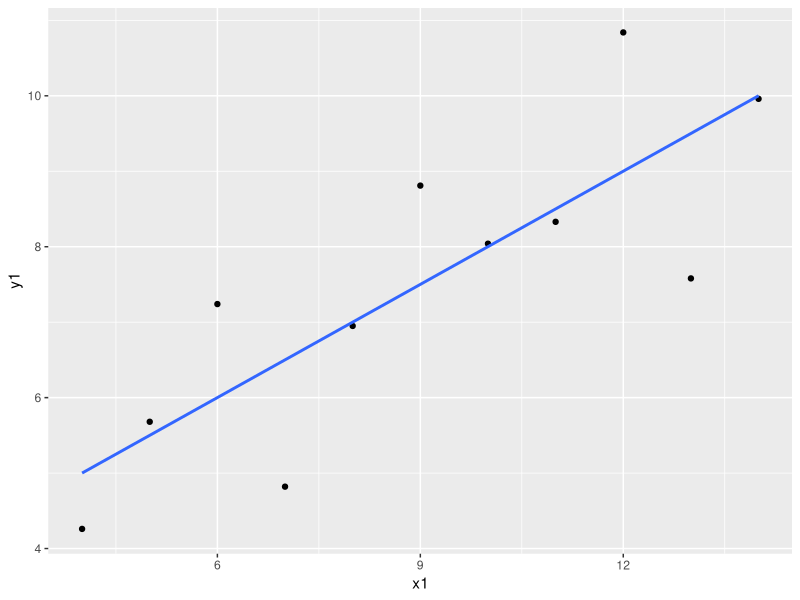
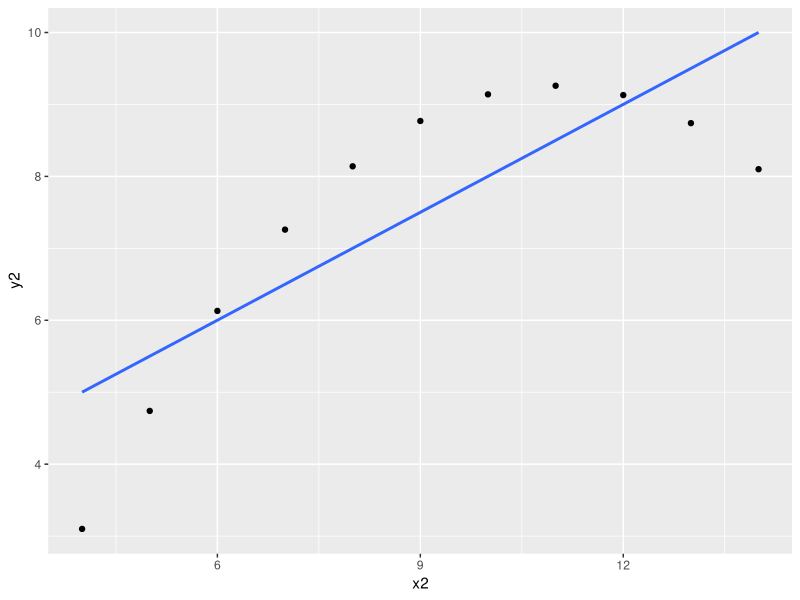
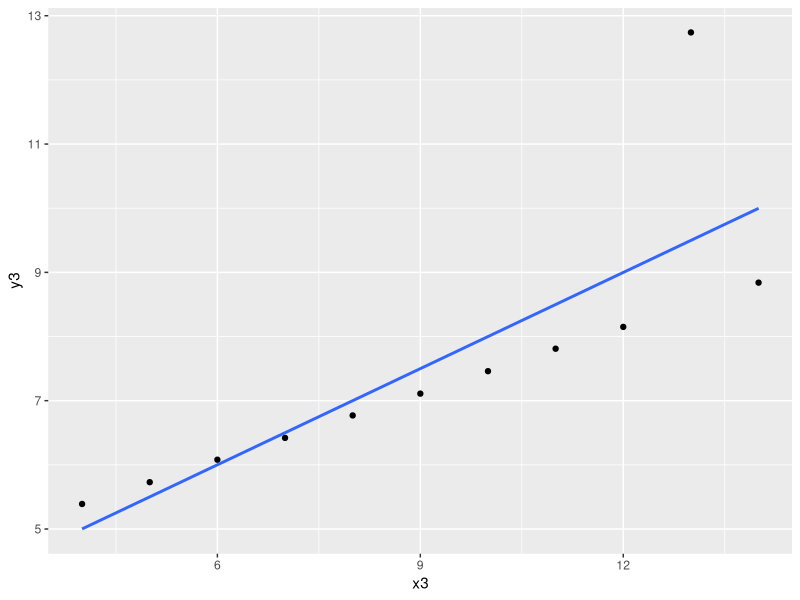
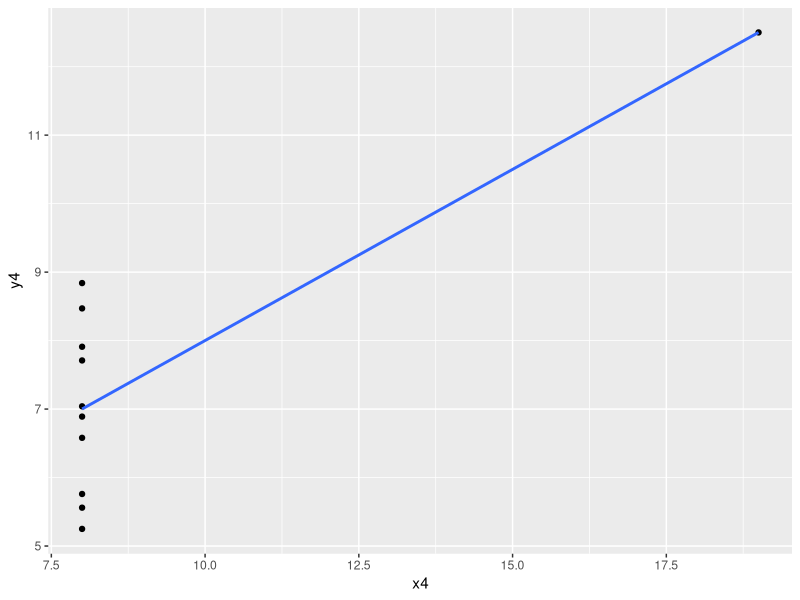

These charts were generated, in order, by the following R code:
library(tidyverse)

anscombe

summary(anscombe)

ggplot(anscombe, aes(x1, y1)) +
  geom_point() +
  geom_smooth(method = "lm", se = FALSE)

ggplot(anscombe, aes(x2, y2)) +
  geom_point() +
  geom_smooth(method = "lm", se = FALSE)

ggplot(anscombe, aes(x3, y3)) +
  geom_point() +
  geom_smooth(method = "lm", se = FALSE)

ggplot(anscombe, aes(x4, y4)) +
  geom_point() +
  geom_smooth(method = "lm", se = FALSE)
